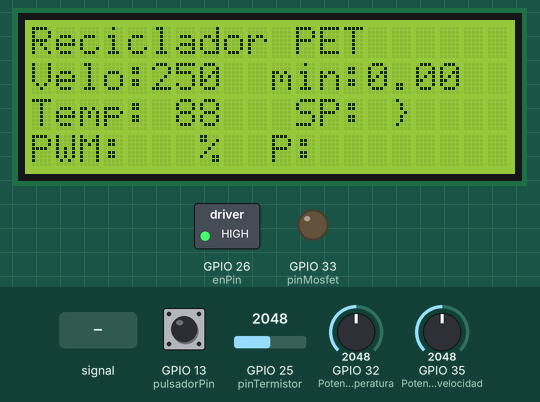
Simulated run of this program. Board: ESP32. Shown: 20×4 character LCD, switched loads named in the program (green lamp = pin HIGH), output pins drawn as LEDs (lit = HIGH). The inputs (shaded band) are chosen by the test bench; at power-on: GPIO 13 (pulsadorPin) HIGH, GPIO 32 (Potenciometro_temperatura) = 2048, GPIO 25 (pinTermistor) = 2048, GPIO 35 (Potenciometro_velocidad) = 2048.

Above: at 1.8 s.
1.9 s: GPIO 13 (pulsadorPin) pulled LOW for 0.15 s
At 2.6 s:
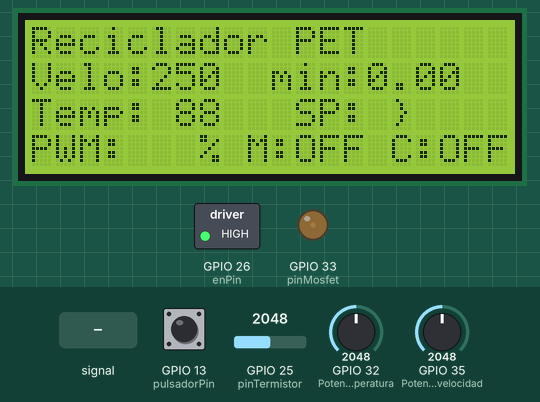
4.8 s: GPIO 32 (Potenciometro_temperatura) set to 3603
At 6.24 s:
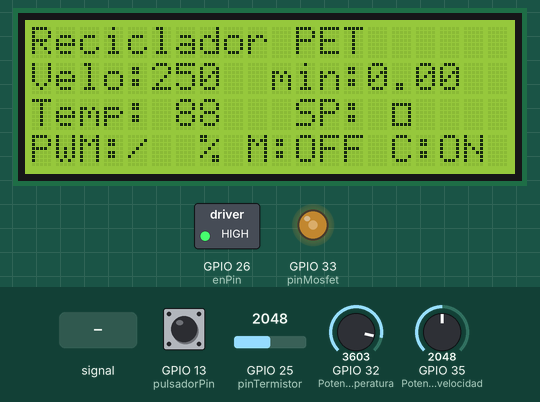
7.0 s: GPIO 32 (Potenciometro_temperatura) set to 1228
At 8.4 s:
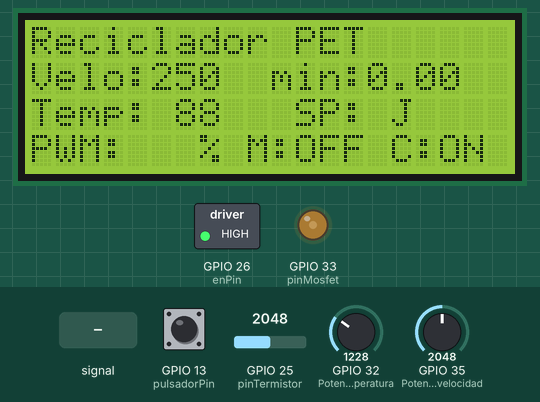
10.0 s: GPIO 25 (pinTermistor) fed a 200 Hz sine of ±1842 counts around its level
At 11.59 s:
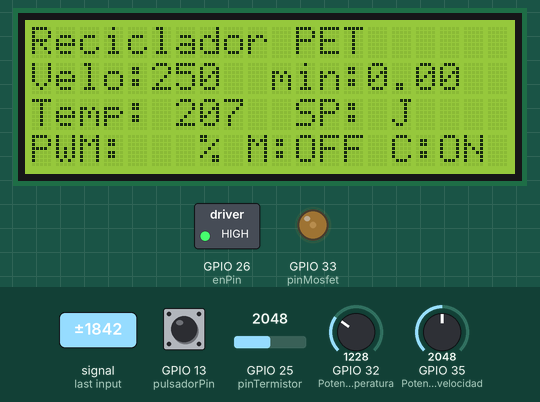
12.0 s: GPIO 25 (pinTermistor) set to 2866
At 14.2 s:
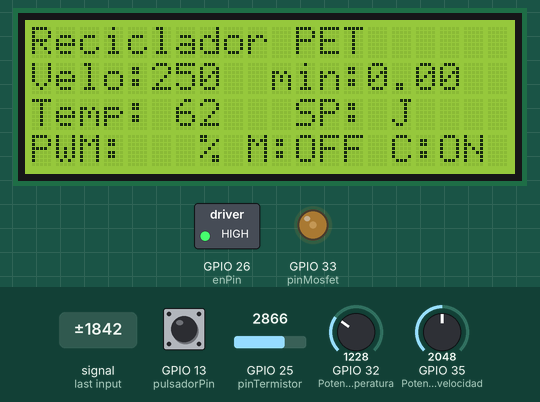
14.6 s: GPIO 25 (pinTermistor) set to 4095
At 17.1 s:
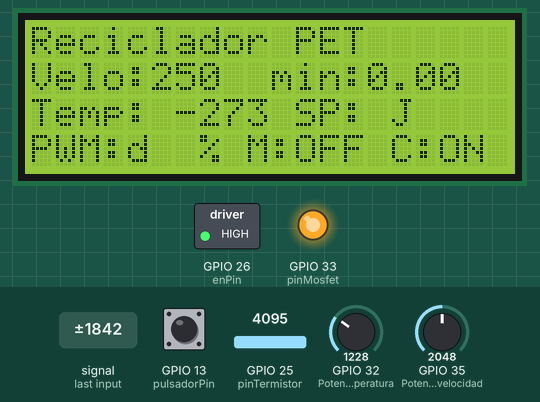
Timing chart, 0 to 18.2 s (numbered marks = the images above; inputs shaded):
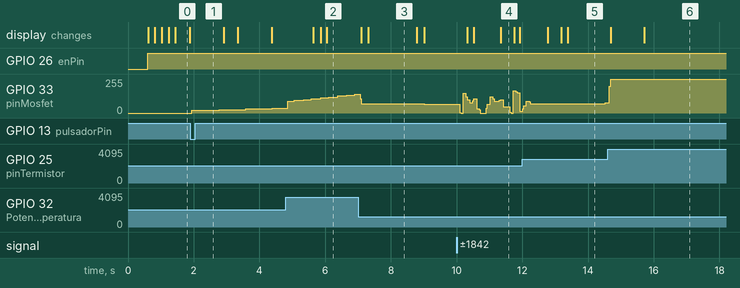

Measured:
- after the input at 1.9 s, GPIO 33 (pinMosfet): 0/255 → 19/255 at once, → 25/255 0.84 s later, → 31/255 0.80 s later, → 37/255 0.80 s later
- after the input at 4.8 s, the display: first changes after 0.84 s (image 2 shows a later state)
- after the input at 7.0 s, the display: first changes after 0.11 s (image 3 shows a later state)
- after the input at 10.0 s, the display: first changes after 0.33 s (image 4 shows a later state)
- after the input at 14.6 s, GPIO 33 (pinMosfet): 76/255 → 252/255 after 0.05 s; the display: first changes after 0.09 s (image 6 shows a later state)
- what the display in image 0 shows lasts 0.5 s, from 1.4 s to 1.9 s

The program:

main.cpp
```cpp
//Reciclador PET ESP 32 --> NO freeRTOS

#include <Arduino.h>
#include <LiquidCrystal_I2C.h>
#include <AccelStepper.h>
#include <QuickPID.h>

//--> POTENCIOMETRO VELOCIDAD
#define Potenciometro_velocidad 35
int velocidad_raw; // Variable para almacenar la elctura analogica del potenciometro de seleccion de velocidad
int velocidad; // Variable para mapear el valor de seleccion de velocidad

//--> POTENCIOMETRO TEMPERATURA
#define Potenciometro_temperatura 32
int setpoint_temperatura_raw; //Variable para almacenar la lectura analogica del potenciometro de ajuste de setpoint de temperatura
int setpoint_mapped; //variable para mapear el valor del setpoint a partir de la elctura del potenciometro de temperatura.

//-->LCD
LiquidCrystal_I2C lcd(0x27, 20, 4); // Definicion de la LCD (direccion, columnas, filas)
int refresco_linea = 0; //Variable para refrescar la LCD por lineas

//-->MOTOR NEMA 17
const int dirPin = 14; //Pin donde cableamos la DIR del dvr2588
const int stepPin = 27; //Pin donde cableamos el STEP del dvr2588
int enPin = 26; //Pin donde cableamos el ENABLE del dvr2588
#define motorInterfaceType 1 //Interface del motor. De accelstepper library. 1 para motor Step driver con Step, Dir. ver: https://www.airspayce.com/mikem/arduino/AccelStepper/classAccelStepper.html
AccelStepper myStepper(motorInterfaceType, stepPin, dirPin); //Parámetros del motor ( Interface, pin de Step, pin de direccion)

//--> TERMISTOR
#define pinTermistor 25   //Pin Analógico al que se conecta el termistor
#define Termistor_resistencia_nominal 100000  //Resistencia del Termistor a temperatura nominal
#define Termistor_temperatura_nominal 25   // Temperatura nominal del termistor
#define NumMuestras 5 // Numero de lecturas que haremos al termistor para hacer una media-
#define Termistor_coeficiente_B 3950 // Coeficiente Beta del termistor. Del fabricante
#define Resistencia_serie_termistor 9980  // Valor en Ohm de la resistencia colocada en serie al termistor.
int muestras[NumMuestras]; // Variable para almacenar el numero de muestras de lectuira del termistor.
float media_lecturas_temperatura; // variable para almacenar la media de lecturas del termistor para filtrar.
float temperatura; //Variable para almacenar el valor de la temperatura en los calculos en K.
float temperatura_final; //Variable para almacenar el valor de temperatura tras los calculos en C.

//--> MOSFET
#define pinMosfet 33 // Definimos el pin al que va conectada la señal del MOSFET

//--> PID
float Setpoint, Input, Output; // Definimos las variables para uso del PID
float Kp = 0.5, Ki = 0.2, Kd = 0.1; // Definimos las variables para las ganancias del PID
int porcentaje_PWM; // Variable apra convertir PWM en porcentaje
QuickPID myPID(&Input, &Output, &Setpoint); //Asignamos variables a los aprametros del PID

//--> Control de tiempos
unsigned long tiempo_ultimo_refresh_LCD;
unsigned long tiempo_debounce;

unsigned long tiempo_inicio; //timestamp para definir momento de arranque del motor por primer avez en millis
unsigned long tiempo_parada; //Variable para definir el momento en que se para el motor en cada ciclo de parada
unsigned long tiempo_reanudacion = 1; //Variable para definir el momento de reanudacion despuesd e una parada
unsigned long tiempo_parado; //Variable para calcular para cada parada, cuando tiempo paradao ha estado.
unsigned long milis_totales_parado; // Variable para almacenar el tiempo total de parada como suma de los tiempos totales que ha estado parado
float minutos; // variable con coma para definir los minutos de funcionamiento.

//--> PULSADOR
#define pulsadorPin 13 // Definimos el pin de lectura del pulsador
volatile int pulsador_cuenta = 0; //Variable apra contar las veces pulsado.
void IRAM_ATTR contarpulsador()
{
  if (millis() > tiempo_debounce + 200) // Antirebote para el pulsador de 200milis
  {
    pulsador_cuenta++; // Cada vez que se pulse el pulsador suma un valor
    tiempo_debounce = millis();
  }
    if(pulsador_cuenta >= 5) // Cuando el pulsador llegue o supere 5 que pase a 0 otra vez. Definimos asi 5 estados.
    {
     pulsador_cuenta = 0;
    }
}
// variables para definir el programa a usar en cada momento en funcion del pulsador
bool motor = false; // Variable para activar/desacrivar el motor
bool calentador = false; // variable apra activar/desactivar el calentador
int direccion = 1; //variable para definir direccion de giro del motor
String estado; //Variable para definir estado en la LCD

void setup()
{

//-->LCD
lcd.init(); //Iniciamos la LCD segun los pines definidos antes
lcd.backlight(); // Damos luz a la LCD
lcd.setCursor(0,0); //Definimos la posicion del cursos apra imprimir en la LCD (Columna, Fila)
lcd.print("Reciclador PET"); //Imprimimos en la posicion del cursor

    lcd.setCursor(0,1);
    lcd.print("Velo:");
    lcd.setCursor(10,1);
    lcd.print("min:");
    lcd.setCursor(0,2);
    lcd.print("Temp:");
    lcd.setCursor(11,2);
    lcd.print("SP:");
    lcd.setCursor(10,3);
    lcd.print("P:");
    lcd.setCursor(7,3);
    lcd.print("%");
    lcd.setCursor(0,3);
    lcd.print("PWM:");


//-->NEMA 17
pinMode( enPin ,OUTPUT); //Definimos el pin del ENABLE del motor NEMA17 como salida
digitalWrite( enPin , LOW); //Habilitamos salida el funcionamiento del motor NEMA17
myStepper.setMaxSpeed(1000); //Definimos la velocidad maxima que peude alcanzar el motor
myStepper.setAcceleration(100.0); // Definimos la acceleracion del motor


//--> MOSFET
pinMode(pinMosfet, OUTPUT); // Pin de salida del Mosfet del calentador.

//--> PID
myPID.SetTunings(Kp, Ki, Kd); //Applicamos las ganancias a lso valores P, I & D
myPID.SetMode(myPID.Control::automatic); //Iniciamos el PID

//--> PULSADOR
pinMode(pulsadorPin, INPUT); // Defino pulsador como entrada.
attachInterrupt(digitalPinToInterrupt(pulsadorPin), contarpulsador, FALLING); // Interrupcion en el pin del pulsador.

delay (500);
}

/* Segun pulsamos el boton tendremos los estados del motor según los siguientes parámetros
// Valores de : pulsador_cuenta
0. Calentador OFF & Motor OFF
1. Calentador ON & Motor OFF
2. Calentador ON & Motor ON
3. Calentador OFF & Motor OFF
4. Calentador OFF & Motor Reverse
*/

void loop()
{

switch(pulsador_cuenta)
{
case 0://Calentador OFF & Motor OFF
motor = false;
calentador = false;
direccion = 1;
estado = "M:OFF C:OFF";
  break;
case 1://Calentador ON & Motor OFF
motor = false;
calentador = true;
direccion = 1;
estado = "M:OFF C:ON";
  break;
case 2://Calentador ON & Motor ON
motor = true;
calentador = true;
direccion = 1;
estado = "M:ON C:ON";
  break;
case 3://Calentador OFF & Motor OFF
motor = false;
calentador = false;
direccion = 1;
estado = "M:OFF C:OFF";
  break;
case 4://Calentador OFF & Motor Reverse
motor = true;
calentador = false;
direccion = -1;
estado = "M:REV C:OFF";
  break;
}

//--> POTENCIOMETRO VELOCIDAD
velocidad_raw = analogRead(Potenciometro_velocidad); //Leemos la lectura del potenciometro que usamos para selecionar velocidad del motor
velocidad = map(velocidad_raw,0,4095,0,500); //mapeamos la lectura que vine dada de 0 a 4095 al rango que queremos poder ajustar la velocidad.

//--> POTENCIOMETRO TEMPERATURA
setpoint_temperatura_raw = analogRead(Potenciometro_temperatura); //leemos la lectura del potenciometro de temperatura y almacenamos el valor.
setpoint_mapped = map(setpoint_temperatura_raw,0,4095,0,250); // mapeamos el valor del setpoint entre lso valores que queremos permitir de ajuste

//-->NEMA 17
if (motor == true)
      {
      digitalWrite( enPin , LOW); //Si el programa estar en Motor ON, Habilita el funcionamiento del motor.
      myStepper.setSpeed(velocidad*direccion); //Definimos la velocidad del motor en pasos/segundo según el valor mapeadod el potenciometro
        if (tiempo_inicio == 0) // Si todavia no ha habido un momento en el que se haya puesto por primera vez el motro en ON
        {
        tiempo_inicio = millis(); //Almaceno el timestamp para el inicio en el primer ON del motor.
        tiempo_parada = 0; // Pongo a cero el contador de parada, estamos en estado motor == true del IF.
        }
        if (tiempo_reanudacion == 0 && tiempo_inicio !=  0) //Solo cuando ya haya arrancado antes el motor, y el tiempo de reanudacion se haya puesto a 0 (po una parada)
        {
        tiempo_reanudacion = millis(); // Almaceno el timestamp de reanudacion
        tiempo_parado = tiempo_reanudacion - tiempo_parada; // Calculo el tiempo entre la reanudacion y la parada.
        tiempo_parada = 0; // POngo la parada a 0, estamos en el bucle motor == true del IF.
        }
      }
 else // Si el programa esta en motor OFF , deshabilita el funcionamiento del motor
 {
  if (tiempo_parada == 0 && tiempo_inicio != 0) // Cuando haya habido una parada, tiempo_parada no estará a 0, ademas ya ha arrancado al menos una vez el motor.
  {
    tiempo_parada = millis(); //Almaceno el timestamp de la parada en la variable apra hacer el calculo cuando reanudo el motor del tiempo parado.
    tiempo_reanudacion = 0; //Pongo el tiempo de reanudacion a 0 para limpiar memoria anterior.
  }
  digitalWrite( enPin , HIGH); // Deshabilito el motor.
  myStepper.setSpeed(0); //Definimos la velocidad del motor en pasos/segundo según el valor mapeadod el potenciometro. Lo paro.
 }

milis_totales_parado = milis_totales_parado + tiempo_parado; // Sumo a la variable de tiempo parado el tiempo parado calculado en caso de que haya habido una parada
tiempo_parado = 0; // Si no ha habido aprada en este ciclo, pongo el contador a 0

if (tiempo_inicio !=0 && tiempo_parada == 0) // Cuando haya arrancado el motor al menso una vez y no este parado en este momento
{
minutos = ((millis()- tiempo_inicio - milis_totales_parado)/60000.00); // Hago el calculo del tiempo en funcionamiento descontando del millis actual el tiempo parado y el momento en que arranco por primera vez.
}

 myStepper.runSpeed(); //Ponemos el motor a funcionar segun los aprametros que hemos definido.
//--> TERMISTOR
//-> Media de lecturas de temperatura del termistor.
int i; // variable para el contador de muestras

        for (i=0; i< NumMuestras; i++) { // Bucle para almacenar las lecturas de la temperatura del termistor
        muestras[i] = analogRead(pinTermistor); //Almacenamos en un array las lecturas realizadas por el sensor
        }
        media_lecturas_temperatura = 0; // Ponemos la lectura anterior a 0

        for (i=0; i< NumMuestras; i++) { //Sumamos toras las lecturas anteriores en la variable
        media_lecturas_temperatura += muestras[i];
        }

media_lecturas_temperatura /= NumMuestras; //Dividimos la suma de lecturas por el numero de lecturas para hacer la media.
//-> Convertimos valores medidos a resistencia mediante formula de Steinhart-Hart
/*El gran Luis Llamas: https://www.luisllamas.es/medir-temperatura-con-arduino-y-termistor-mf52/
 *Adafruit: https://learn.adafruit.com/thermistor/using-a-thermistor   */
media_lecturas_temperatura = 4095 / media_lecturas_temperatura - 1;
media_lecturas_temperatura = Resistencia_serie_termistor / media_lecturas_temperatura;
temperatura = media_lecturas_temperatura / Termistor_resistencia_nominal;     // (R/Ro)
temperatura = log(temperatura);                  // ln(R/Ro)
temperatura /= Termistor_coeficiente_B;                   // 1/B * ln(R/Ro)
temperatura += 1.0 / (Termistor_temperatura_nominal + 273.15); // + (1/To)
temperatura = 1.0 / temperatura;                 // Invertimos el valor
temperatura -= 273.15;                         // Convertimos temperatura de Kelvin a C
temperatura_final = temperatura; //En el valor temperatura final tenemos la lectura en C actual.

//--> MOSFET
digitalWrite(pinMosfet, LOW);

//--> PID
Setpoint = setpoint_mapped; //Definimos el setpoint apra el PID como el setpoint mappeado procedente del potenciometro.
Input = temperatura; //El valor de temperatura actual es el input para el PID
if (calentador == true) //Si el calentador no dedbe estar activo la salida es siempre 0%, sino computa el PID
  {
    myPID.Compute(); // Realiza el calculo del parametro del PID en funciond e los parametros.
  }
else
  {
  Output = 0; // Sino el valor PWM es 0
  }

  analogWrite(pinMosfet, Output); // escribimos en el PWM el valor del output
  porcentaje_PWM = map(Output, 0, 255, 0, 100); //Mapeamos el PWM para expresar en el LCD en funcion %

//-->LCD
if (millis() > (tiempo_ultimo_refresh_LCD + 200 ) ) // Refrescamos al LCD unicamente cada cierto tiempo, en funcion del ultimo refresco.
{

switch(refresco_linea)
{
case 0:
    lcd.setCursor(5,1);
    lcd.print("    ");
        myStepper.runSpeed(); //Continuamos moviendo el motor

    lcd.setCursor(5,1);
    lcd.print(velocidad*direccion);
         myStepper.runSpeed(); //Continuamos moviendo el motor
 break;
 case 1:
    lcd.setCursor(14,1);
    lcd.print(minutos);
        myStepper.runSpeed(); //Continuamos moviendo el motor
 break;
 case 2:
    lcd.setCursor(6,2);
    lcd.print("   ");
        myStepper.runSpeed(); //Continuamos moviendo el motor

    lcd.setCursor(6,2);
    lcd.print(temperatura,0);
        myStepper.runSpeed(); //Continuamos moviendo el motor
 break;
 case 3:
    lcd.setCursor(15,2);
    lcd.print("   ");
        myStepper.runSpeed(); //Continuamos moviendo el motor

    lcd.setCursor(15,2);
    lcd.print(setpoint_mapped,0);
        myStepper.runSpeed(); //Continuamos moviendo el motor
 break;
 case 4:
    lcd.setCursor(4,3);
    lcd.print("   ");
            myStepper.runSpeed(); //Continuamos moviendo el motor

    lcd.setCursor(4,3);
    lcd.print(porcentaje_PWM,0);
            myStepper.runSpeed(); //Continuamos moviendo el motor
 break;
 case 5:
    lcd.setCursor(4,3);
    lcd.print("   ");
        myStepper.runSpeed(); //Continuamos moviendo el motor

    lcd.setCursor(4,3);
    lcd.print(porcentaje_PWM,0);
        myStepper.runSpeed(); //Continuamos moviendo el motor
 break;
 case 6:
    lcd.setCursor(9,3);
    lcd.print("           ");
        myStepper.runSpeed(); //Continuamos moviendo el motor
    lcd.setCursor(9,3);
    lcd.print(estado);
        myStepper.runSpeed(); //Continuamos moviendo el motor
 break;
}
refresco_linea = refresco_linea +1 ;


    tiempo_ultimo_refresh_LCD = millis(); // Almaceno en la variale el tiempo del ultimo refresco para poder calcular el momento de refresco proximo.
}
if (refresco_linea==7) {refresco_linea=0;}

}
```
